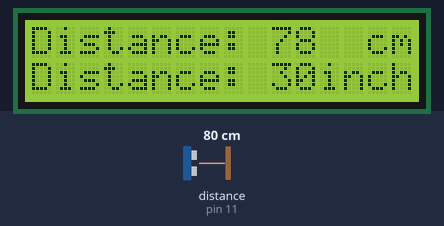
The sketch below on a simulated Arduino Uno, built with avr-gcc and run on an emulated ATmega328P. On the bench: 16×2 character LCD. Wiring (inferred from the names in the program): ultrasonic range finder: trigger pin 10; echo pin 11. The test bench sets the inputs (shaded band); at power-on: distance to the obstacle (sensor on pin 11) 80 cm. The echo pulse lasts 58.3 µs per cm.

Above: at 1.2 s.
1.3 s: distance to the obstacle (sensor on pin 11) set to 2 cm
At 2.2 s:
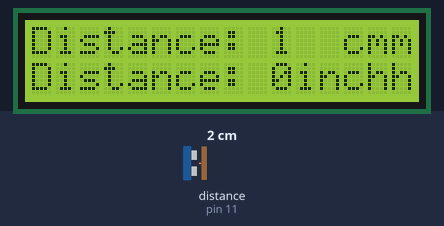
2.8 s: distance to the obstacle (sensor on pin 11) set to 18 cm
At 3.3 s:
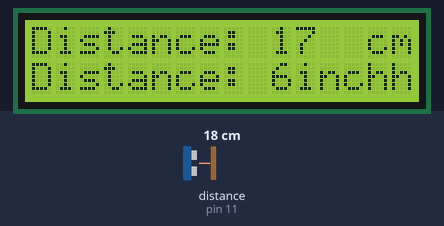
4.3 s: distance to the obstacle (sensor on pin 11) set to 4 cm
At 5.1 s:
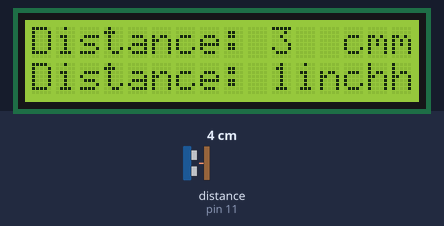
Timing chart, 0 to 7.3 s (numbered marks = the images above; inputs shaded):
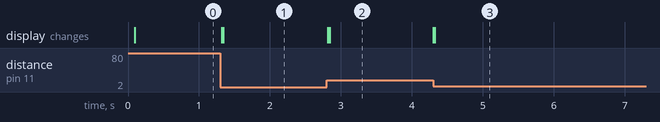

Measured:
- after the input at 1.3 s, the display: first changes at once (image 1 shows a later state)
- after the input at 2.8 s, the display: first changes at once (image 2 shows a later state)
- after the input at 4.3 s, the display: first changes at once (image 3 shows a later state)

The sketch:

LCD_Distance_Measure.ino
```cpp
//Technical Tamizha
//Distance Meter

#include <LiquidCrystal.h>

LiquidCrystal lcd(6 ,7, 5, 4, 3, 2);
const int trigPin = 10;
const int echoPin = 11;
long duration;
int distanceCm, distanceInch;

void setup() {

lcd.begin(16,2); // Initializes the interface to the LCD screen, and specifies the dimensions (width and height) of the display
pinMode(trigPin, OUTPUT);
pinMode(echoPin, INPUT);

}

void loop() {

digitalWrite(trigPin, LOW);
delayMicroseconds(10);
digitalWrite(trigPin, HIGH);
delayMicroseconds(10);
digitalWrite(trigPin, LOW);

duration = pulseIn(echoPin, HIGH);
distanceCm= duration*0.034/2;
distanceInch = duration*0.0133/2;

lcd.setCursor(0,0); // Sets the location at which subsequent text written to the LCD will be displayed
lcd.print("Distance: "); // Prints string "Distance" on the LCD
lcd.print(distanceCm); // Prints the distance value from the sensor
lcd.print("  cm");
delay(10);
lcd.setCursor(0,1);
lcd.print("Distance: ");
lcd.print(distanceInch);
lcd.print("inch");
delay(10);

}
```
